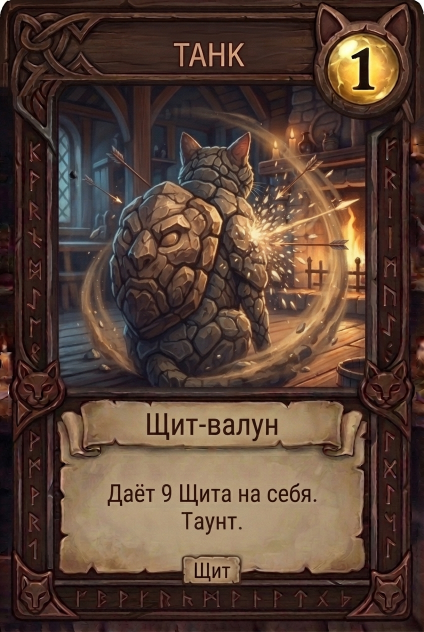
#> input picture docs/attack-cards/01-tank-a-shit-utes/attack_shop_tank_stone_a_back.png, 848 x 1264 px (shown at 1/2 size); its folder holds only this picture in this run
$ python compress-attack-cards.py
#> lines starting #> are read from the running program, lines starting #| are printed output that depends on the picture
"""One-shot: attack-cards PNG → WebP (max 640px). Run from repo root."""
from pathlib import Path
from PIL import Image

root = Path("client/web-hud/public/stitch-assets/attack-cards")
before = sum(p.stat().st_size for p in root.rglob("*.png"))
n = 0
for p in sorted(root.rglob("*.png")):
    im = Image.open(p)
#> im is the input picture: PIL image 848x1264 RGB; mean R, G, B 87.5, 65, 53.3
    if im.mode in ("RGBA", "LA") or (im.mode == "P" and "transparency" in im.info):
        im = im.convert("RGBA")
    else:
        im = im.convert("RGB")
    im.thumbnail((640, 960), Image.Resampling.LANCZOS)
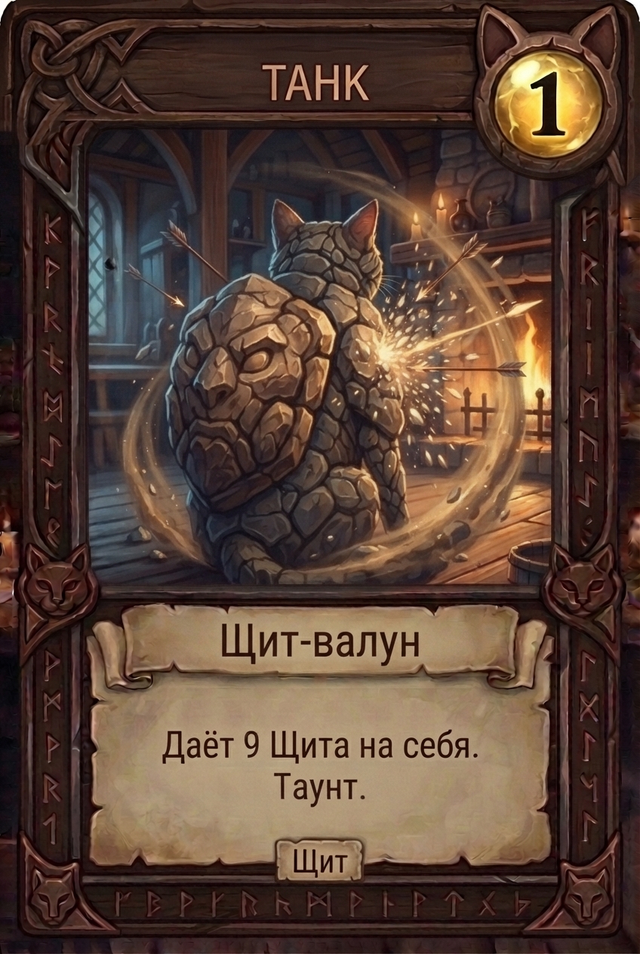
#> im: PIL image 640x954 RGB; mean R, G, B 87.5, 65, 53.3
    out = p.with_suffix(".webp")
    im.save(out, "WEBP", quality=72, method=6)
    p.unlink()
    n += 1
after = sum(p.stat().st_size for p in root.rglob("*.webp"))
print(f"converted={n}")
print(f"before_MB={before / 1e6:.1f}")
print(f"after_MB={after / 1e6:.1f}")
print(f"ratio={after / before:.3f}" if before else "n/a")
